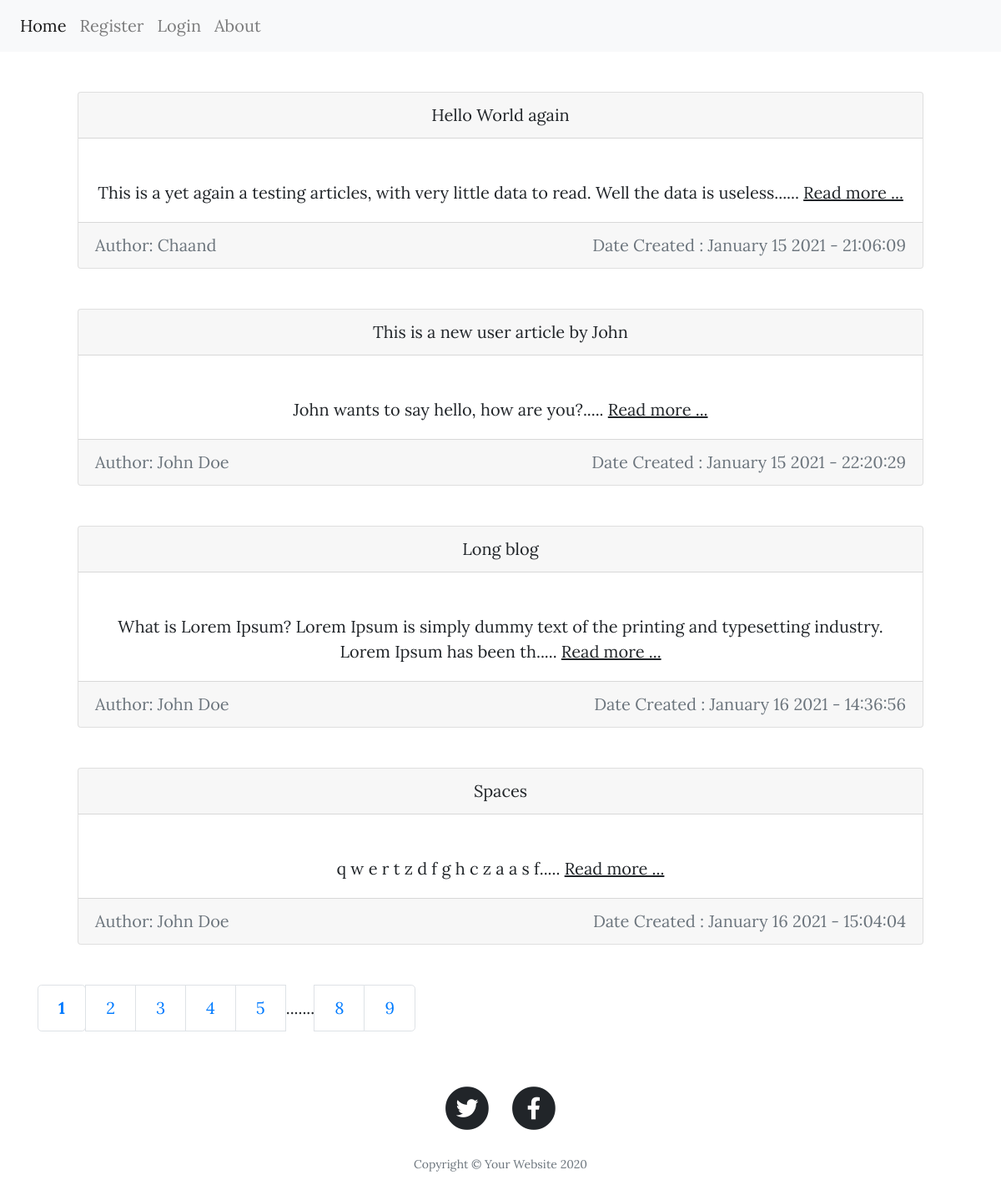
The page /home on the database its author committed.
### studyeasy/models.py (models this page shows, shortened)
class Post(db.Model):
    id = db.Column(db.Integer, primary_key=True)
    title = db.Column(db.String(120), nullable=False)
    content = db.Column(db.Text, nullable=False)
    date = db.Column(db.DateTime, nullable=False, default=datetime.utcnow)
    user_id = db.Column(db.Integer, db.ForeignKey('user.id') ,nullable=False)

class User(db.Model, UserMixin):
    id = db.Column(db.Integer, primary_key=True)
    name = db.Column(db.String(80), nullable=False)
    age = db.Column(db.Integer, nullable=False)
    email = db.Column(db.String(120), unique=True, nullable=False)
    password = db.Column(db.String(100), nullable=False)
    profile_pic = db.Column(db.String(50), nullable=False, default='profile.jpeg')
    posts = db.relationship('Post', backref='author', lazy=True)

### studyeasy/routes.py (the view)
@app.route('/')
@app.route('/home')
def home():
    page = request.args.get('page', 1, type=int)
    posts = Post.query.paginate(per_page = 4, page=page)
    return render_template('home.html', title='Homepage', posts= posts)

### studyeasy/templates/home.html (shortened to what this page needs)
{% extends 'layout.html' %}
{% block contents %}
{% for post in posts.items %}
<div class="card text-center m-5">
  <div class="card-header">
    {{ post.title }}
  </div>
  <div class="card-body">
    {% if post.author == current_user %}
    <p class="card-text">{{ post.content[0:120] }}..... <a href="{{ url_for('read_post', post_id=post.id) }}">Read more
        ...</a> </p>
    <a href="{{ url_for('update_post', post_id=post.id) }}" class="btn btn-primary">Update post</a>
    <button type="button" class="btn btn-danger" data-toggle="modal" data-target="#deleteModalCenter{{post.id}}">Delete
      post</button>
    {% else %}
    <p class="card-text">{{ post.content[0:120] }}..... <a href="{{ url_for('read_post', post_id=post.id) }}">Read more
        ...</a> </p>
    {% endif %}
  </div>
  <div class="card-footer text-muted">
    <div class="row">
      <div class="col-sm-6 text-left">
        Author: {{ post.author.name }}
      </div>
      <div class="col-sm-6 text-right">
        Date Created : {{ post.date.strftime('%B %d %Y - %H:%M:%S') }}
      </div>
    </div>
  </div>
</div>
{% endfor %}
<div class=pagination>
  <ul class="pagination pagination-lg">
    {% for page in posts.iter_pages() %}
    {% if page %}
    {% if page != posts.page %}
    <li class="page-item">
      <a class="page-link" href="{{ url_for('home', page=page) }}">{{ page }}</a>
    </li>
    {% else %}
    <strong>
      <li class="page-item">
        <a class="page-link" href="{{ url_for('home', page=page) }}">{{ page }}</a>
      </li>
    </strong>
    {% endif %}
    {% else %}
    <div class="d-flex align-content-around flex-wrap">.......</div>
    {% endif %}
    {%- endfor %}
  </ul>
</div>
{% endblock %}

### studyeasy/templates/layout.html (shortened to what this page needs)
<!DOCTYPE html>
<html lang="en">
<head>
  <link href="{{ url_for('static', filename='vendor/bootstrap/css/bootstrap.min.css') }}" rel="stylesheet">
  <link href="{{ url_for('static', filename='vendor/fontawesome-free/css/all.min.css') }}" rel="stylesheet"
    type="text/css">
  <link href="{{ url_for('static', filename='css/clean-blog.min.css') }}" rel="stylesheet">
</head>
<body>
  <nav class="navbar navbar-expand-lg navbar-light bg-light">
    <div class="collapse navbar-collapse" id="navbarNavAltMarkup">
      <div class="navbar-nav">
        <a class="nav-item nav-link active" href="{{ url_for('home') }}">Home</a>
        {% if current_user.is_authenticated %}
        <a class="nav-item nav-link" href="{{ url_for('add_post') }}">Add Post</a>
          <a class="nav-item nav-link" href="{{ url_for('account') }}">Account</a>
          <a class="nav-item nav-link" href="{{ url_for('logout') }}">Logout</a>
        {% else %}
          <a class="nav-item nav-link" href="{{ url_for('register') }}">Register</a>
          <a class="nav-item nav-link" href="{{ url_for('login') }}">Login</a>
        {% endif %}
        <a class="nav-item nav-link" href="{{ url_for('about') }}">About</a>
      </div>
    </div>
  </nav>
  <div class="container">
    {% block contents %}
    {% endblock %}
  </div>
  <footer>
    <div class="container">
      <div class="row">
        <div class="col-lg-8 col-md-10 mx-auto">
          <ul class="list-inline text-center">
            <li class="list-inline-item">
              <a href="https://twitter.com/StudyEasyOrg">
                <span class="fa-stack fa-lg">
                  <i class="fas fa-circle fa-stack-2x"></i>
                  <i class="fab fa-twitter fa-stack-1x fa-inverse"></i>
                </span>
              </a>
            </li>
            <li class="list-inline-item">
              <a href="https://www.facebook.com/studyeasy.org/">
                <span class="fa-stack fa-lg">
                  <i class="fas fa-circle fa-stack-2x"></i>
                  <i class="fab fa-facebook-f fa-stack-1x fa-inverse"></i>
                </span>
              </a>
            </li>
          </ul>
          <p class="copyright text-muted">Copyright &copy; Your Website 2020</p>
        </div>
      </div>
    </div>
  </footer>
</body>
</html>

### rows shown on the page
Post: title "Hello World again", content "This is a yet again a testing articles, with very little data to read. Well the data is useless.", author.name "Chaand", date "January 15 2021 - 21:06:09"
Post: title "This is a new user article by John", content "John wants to say hello, how are you?", author.name "John Doe", date "January 15 2021 - 22:20:29"
Post: title "Long blog", content "What is Lorem Ipsum? Lorem Ipsum is simply dummy text of the printing and typesetting industry. Lorem Ipsum has been th", author.name "John Doe", date "January 16 2021 - 14:36:56"
Post: title "Spaces", content "q w e r t z d f g h c z a a s f", author.name "John Doe", date "January 16 2021 - 15:04:04"

### other values the page prints
{{ page }} "1"
{{ page }} "2" "3" "4" "5" "8" "9"
